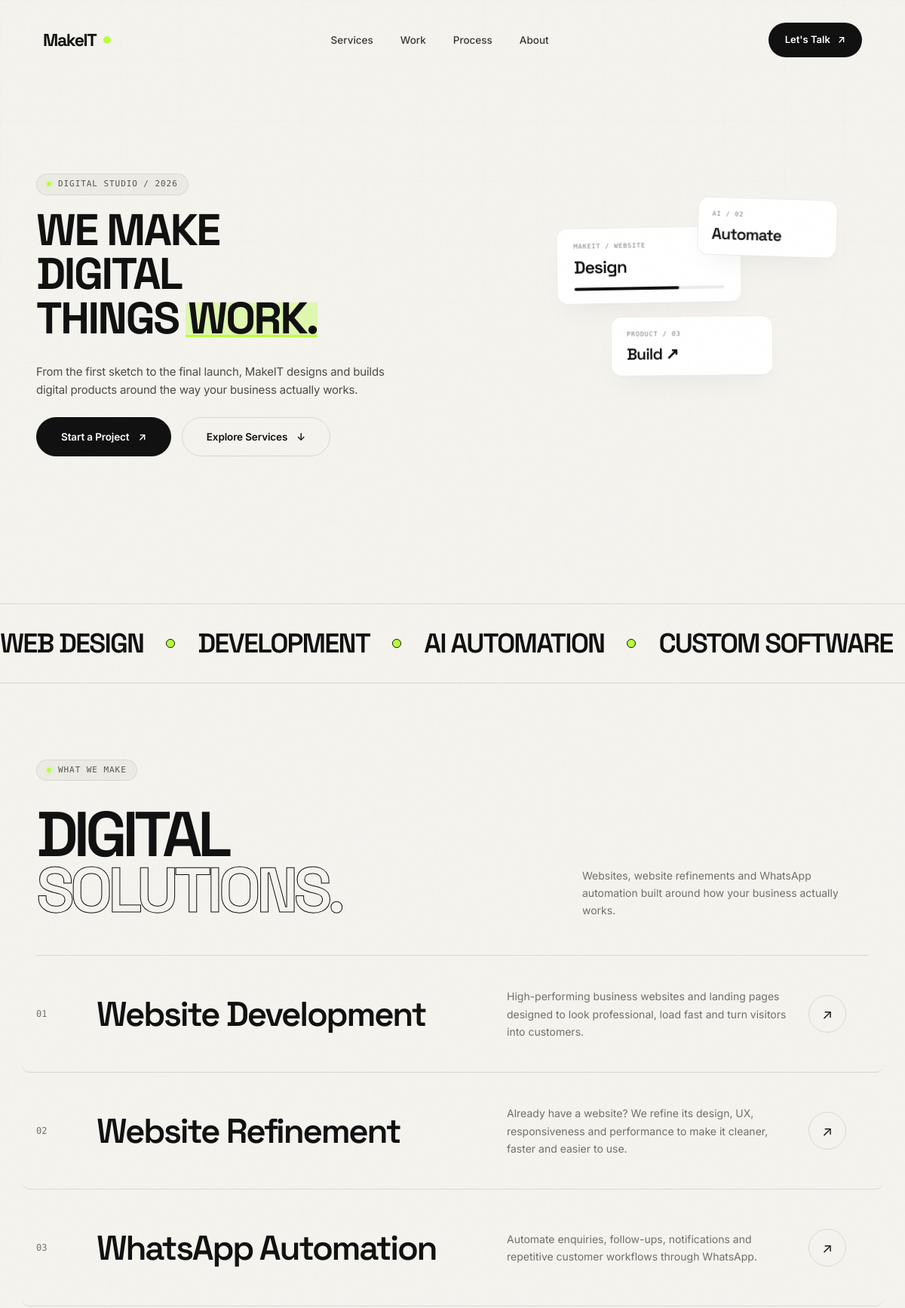
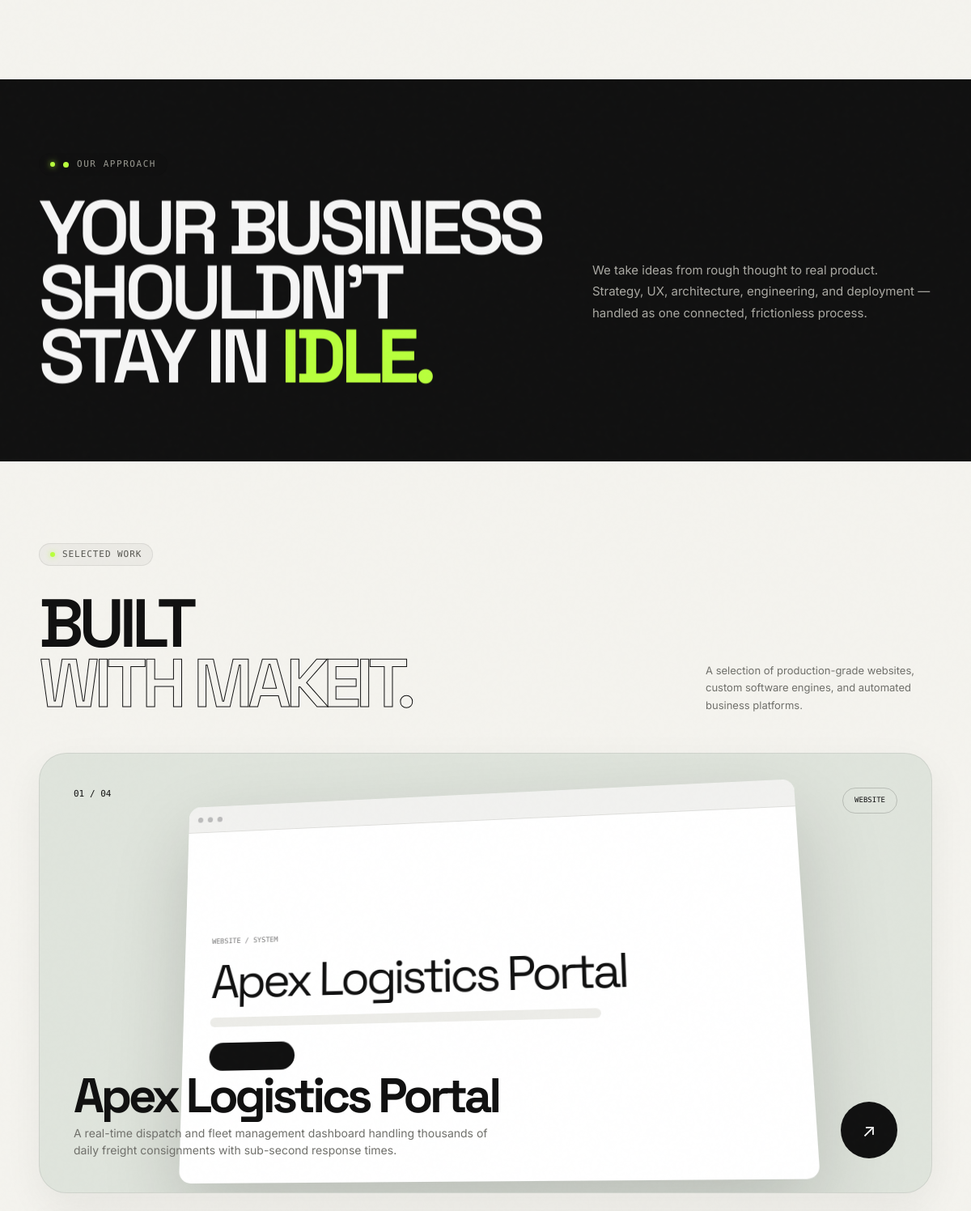
The page /index.php (upper part) on the database its author committed (2 pictures, top to bottom).
### tables this page shows
CREATE TABLE `hero_content` (
  `id` INT UNSIGNED NOT NULL AUTO_INCREMENT,
  `badge_text` VARCHAR(100) NOT NULL DEFAULT '✦ HIGH-IMPACT DIGITAL SERVICES',
  `headline` VARCHAR(255) NOT NULL DEFAULT 'We Make Digital Things Work.',
  `subheadline` VARCHAR(255) NOT NULL DEFAULT 'Digital Architecture, Software Engineering & Brand Platforms',
  `description` TEXT NOT NULL,
  `primary_button_text` VARCHAR(100) NOT NULL DEFAULT 'Explore Our Work',
  `primary_button_link` VARCHAR(255) NOT NULL DEFAULT '#work',
  `secondary_button_text` VARCHAR(100) NOT NULL DEFAULT 'Start a Project',
  `secondary_button_link` VARCHAR(255) NOT NULL DEFAULT '#contact',
  `stats_json` TEXT NULL,
  `updated_at` DATETIME NOT NULL DEFAULT CURRENT_TIMESTAMP ON UPDATE CURRENT_TIMESTAMP,
  PRIMARY KEY (`id`)
);

CREATE TABLE `services` (
  `id` INT UNSIGNED NOT NULL AUTO_INCREMENT,
  `title` VARCHAR(150) NOT NULL,
  `slug` VARCHAR(150) NOT NULL,
  `short_description` VARCHAR(300) NOT NULL,
  `long_description` TEXT NULL,
  `icon` VARCHAR(100) NOT NULL DEFAULT 'code',
  `features` TEXT NULL,
  `display_order` INT NOT NULL DEFAULT 0,
  `status` ENUM('published', 'draft') NOT NULL DEFAULT 'published',
  `created_at` DATETIME NOT NULL DEFAULT CURRENT_TIMESTAMP,
  `updated_at` DATETIME NOT NULL DEFAULT CURRENT_TIMESTAMP ON UPDATE CURRENT_TIMESTAMP,
  PRIMARY KEY (`id`),
  UNIQUE KEY `uk_services_slug` (`slug`),
  KEY `idx_services_status_order` (`status`, `display_order`)
);

CREATE TABLE `projects` (
  `id` INT UNSIGNED NOT NULL AUTO_INCREMENT,
  `title` VARCHAR(150) NOT NULL,
  `slug` VARCHAR(150) NOT NULL,
  `category` VARCHAR(100) NOT NULL,
  `client_name` VARCHAR(100) NULL,
  `description` TEXT NOT NULL,
  `image` VARCHAR(255) NOT NULL,
  `project_url` VARCHAR(255) NULL,
  `tags` VARCHAR(255) NULL,
  `display_order` INT NOT NULL DEFAULT 0,
  `is_featured` TINYINT(1) NOT NULL DEFAULT 0,
  `status` ENUM('published', 'draft') NOT NULL DEFAULT 'published',
  `created_at` DATETIME NOT NULL DEFAULT CURRENT_TIMESTAMP,
  `updated_at` DATETIME NOT NULL DEFAULT CURRENT_TIMESTAMP ON UPDATE CURRENT_TIMESTAMP,
  PRIMARY KEY (`id`),
  UNIQUE KEY `uk_projects_slug` (`slug`),
  KEY `idx_projects_status_featured_order` (`status`, `is_featured`, `display_order`)
);

### index.php (the view, shortened to what the rows shown need)
<?php
$hero         = get_hero_content();
$services     = get_services();
$projects     = get_projects();
require_once __DIR__ . '/includes/header.php';
?>
  <main id="main-content">
    <section class="hero" id="home">
      <div class="container hero-content">
        <div class="hero-layout">
          <div class="hero-left">
            <div class="hero-top">
              <div class="eyebrow">
                <?= e($hero['badge_text'] ?? 'Digital studio / 2026') ?>
              </div>
            </div>
            <h1 class="hero-heading">
              <?php
                $rawHeadline = $hero['headline'] ?? "WE BUILD\nDIGITAL\nPRODUCTS\nTHAT SCALE.";
                if (strpos($rawHeadline, "\n") === false) {
                    if (trim($rawHeadline) === 'WE BUILD DIGITAL PRODUCTS THAT SCALE.') {
                        $headlineLines = [
                            'WE BUILD',
                            'DIGITAL',
                            'PRODUCTS',
                            'THAT SCALE.'
                        ];
                    } else {
                        $words = explode(' ', trim($rawHeadline));
                        if (count($words) >= 6) {
                            $headlineLines = [
                                implode(' ', array_slice($words, 0, 2)),
                                $words[2],
                                $words[3],
                                implode(' ', array_slice($words, 4))
                            ];
                        } elseif (count($words) >= 3) {
                            $chunk = (int)ceil(count($words) / 3);
                            $headlineLines = array_filter([
                                implode(' ', array_slice($words, 0, $chunk)),
                                implode(' ', array_slice($words, $chunk, $chunk)),
                                implode(' ', array_slice($words, $chunk * 2))
                            ]);
                        } else {
                            $headlineLines = [$rawHeadline];
                        }
                    }
                } else {
                    $headlineLines = explode("\n", trim($rawHeadline));
                }
                $totalLines = count($headlineLines);
                foreach ($headlineLines as $idx => $line):
                  $trimmed = trim($line);
                  $isLast = ($idx === $totalLines - 1);
              ?>
                <div class="hero-line">
                  <span>
                    <?php if ($isLast): ?>
                      <?php
                        $words = explode(' ', $trimmed);
                        if (count($words) > 1):
                          $lastWord = array_pop($words);
                          echo e(implode(' ', $words)) . ' <span class="hero-accent-word">' . e($lastWord) . '</span>';
                        else:
                          echo '<span class="hero-accent-word">' . e($trimmed) . '</span>';
                        endif;
                      ?>
                    <?php else: ?>
                      <?= e($trimmed) ?>
                    <?php endif; ?>
                  </span>
                </div>
              <?php endforeach; ?>
            </h1>
            <div class="hero-bottom">
              <p class="hero-description">
                <?= e($hero['description'] ?? 'From the first sketch to the final launch, MakeIT designs and builds digital products around the way your business actually works.') ?>
              </p>
              <div class="hero-buttons">
                <a href="<?= e($hero['primary_button_link'] ?? '#contact') ?>" class="button button-primary magnetic">
                  <?= e($hero['primary_button_text'] ?? 'Start a Project') ?>
                  <span class="button-arrow" aria-hidden="true">↗</span>
                </a>
                <a href="<?= e($hero['secondary_button_link'] ?? '#services') ?>" class="button button-secondary magnetic">
                  <?= e($hero['secondary_button_text'] ?? 'Explore Services') ?>
                  <span class="button-arrow" aria-hidden="true">↓</span>
                </a>
              </div>
            </div>
          </div>
        </div>
      </div>
    </section>
    <section class="services" id="services">
      <div class="container">
        <div class="services-heading reveal">
          <div>
            <h2 class="section-title" style="margin-top: 35px;">
              DIGITAL<br>
              <span class="outline">SOLUTIONS.</span>
            </h2>
          </div>
        </div>
        <?php if (empty($services)): ?>
          <div class="empty-state-public">
            <div class="empty-state-icon">✦</div>
            <h3>Services Updating</h3>
            <p>We are currently updating our bespoke service capabilities. Please reach out directly to discuss your specific technical needs.</p>
            <a href="#contact" class="button button-primary magnetic">Inquire Directly ↗</a>
          </div>
        <?php else: ?>
          <div class="services-list">
            <?php foreach ($services as $index => $service): ?>
              <?php $serviceNum = str_pad((string)($index + 1), 2, '0', STR_PAD_LEFT); ?>
              <a href="#contact" class="service reveal" aria-label="<?= e($service['title']) ?>">
                <div class="service-number">
                  <?= e($serviceNum) ?>
                </div>
                <div class="service-content">
                  <h3 class="service-title">
                    <?= e($service['title']) ?>
                  </h3>
                  <p class="service-text">
                    <?= e($service['short_description']) ?>
                  </p>
                </div>
                <div class="service-arrow" aria-hidden="true">
                  ↗
                </div>
              </a>
            <?php endforeach; ?>
          </div>
        <?php endif; ?>
      </div>
    </section>
    <section class="statement" id="about">
      <div class="container">
        <div class="statement-grid">
          <h2 class="statement-title">
            <div><span>YOUR BUSINESS</span></div>
            <div><span>SHOULDN'T</span></div>
            <div><span>STAY IN <strong class="lime">IDLE.</strong></span></div>
          </h2>
        </div>
      </div>
    </section>
    <section class="work" id="work">
      <div class="container">
        <div class="work-header reveal">
          <div>
            <h2 class="section-title" style="margin-top: 35px;">
              BUILT<br>
              <span class="outline">WITH MAKEIT.</span>
            </h2>
          </div>
        </div>
        <?php if (empty($projects)): ?>
          <div class="empty-state-public">
            <div class="empty-state-icon">✦</div>
            <h3>Portfolio Case Studies Updating</h3>
            <p>Our recent product launches and case studies are being prepared. Contact us to request private project briefs and architectural references.</p>
            <a href="#contact" class="button button-primary magnetic">Request Portfolio Deck ↗</a>
          </div>
        <?php else: ?>
          <div class="projects">
            <?php foreach ($projects as $index => $project): ?>
              <?php
                $projNum = str_pad((string)($index + 1), 2, '0', STR_PAD_LEFT);
                $totalCount = str_pad((string)count($projects), 2, '0', STR_PAD_LEFT);
                $projectImg = get_image_url($project['image'] ?? $project['image_path'] ?? null, 'project');
                $hasCustomImage = !empty($project['image']) && file_exists(ROOT_PATH . '/' . ltrim($project['image'], '/\\'));
              ?>
              <article class="project" style="z-index: <?= (int)($index + 5) ?>;">
                <div class="project-top">
                  <div class="project-number">
                    <?= e($projNum) ?> / <?= e($totalCount) ?>
                  </div>
                  <div class="project-type">
                    <?= e($project['category']) ?>
                  </div>
                </div>
                <div class="project-visual" aria-hidden="true">
                  <div class="browser">
                    <div class="browser-top">
                      <div class="browser-dot"></div>
                      <div class="browser-dot"></div>
                      <div class="browser-dot"></div>
                    </div>
                    <?php if ($hasCustomImage): ?>
                      <div class="browser-img-wrap">
                        <img src="<?= e($projectImg) ?>" alt="<?= e($project['title']) ?>" class="browser-project-img" loading="lazy">
                      </div>
                    <?php else: ?>
                      <div class="browser-content">
                        <div class="mock-label"><?= e(strtoupper($project['category'])) ?> / SYSTEM</div>
                        <div class="mock-heading"><?= e($project['title']) ?></div>
                        <div class="mock-bar"></div>
                        <div class="mock-button"></div>
                      </div>
                    <?php endif; ?>
                  </div>
                </div>
                <div class="project-bottom">
                  <div>
                    <h3 class="project-title">
                      <?= e($project['title']) ?>
                    </h3>
                    <p style="color: var(--muted); font-size: 14px; margin-top: 8px; max-width: 540px;">
                      <?= e($project['description']) ?>
                    </p>
                  </div>
                  <a href="<?= !empty($project['project_url']) ? e($project['project_url']) : '#contact' ?>" class="project-link magnetic" aria-label="Explore <?= e($project['title']) ?>" <?= !empty($project['project_url']) ? 'target="_blank" rel="noopener noreferrer"' : '' ?>>
                    ↗
                  </a>
                </div>
              </article>
            <?php endforeach; ?>
          </div>
        <?php endif; ?>
      </div>
    </section>
  </main>
<?php require_once __DIR__ . '/includes/footer.php'; ?>

### rows shown on the page
hero_content: badge_text "DIGITAL STUDIO / 2026", headline "WE MAKE", headline "DIGITAL", description "From the first sketch to the final launch, MakeIT designs and builds digital products around the way your business actually works.", primary_button_text "Start a Project", secondary_button_text "Explore Services"
services: serviceNum "01", title "Website Development", short_description "High-performing business websites and landing pages designed to look professional, load fast and turn visitors into customers."
services: serviceNum "02", title "Website Refinement", short_description "Already have a website? We refine its design, UX, responsiveness and performance to make it cleaner, faster and easier to use."
services: serviceNum "03", title "WhatsApp Automation", short_description "Automate enquiries, follow-ups, notifications and repetitive customer workflows through WhatsApp."
projects: projNum "01", totalCount "04", category "WEBSITE", title "Apex Logistics Portal", description "A real-time dispatch and fleet management dashboard handling thousands of daily freight consignments with sub-second response times."

### other values the page prints
implode(' ', $words) "THINGS"
$lastWord "WORK."
